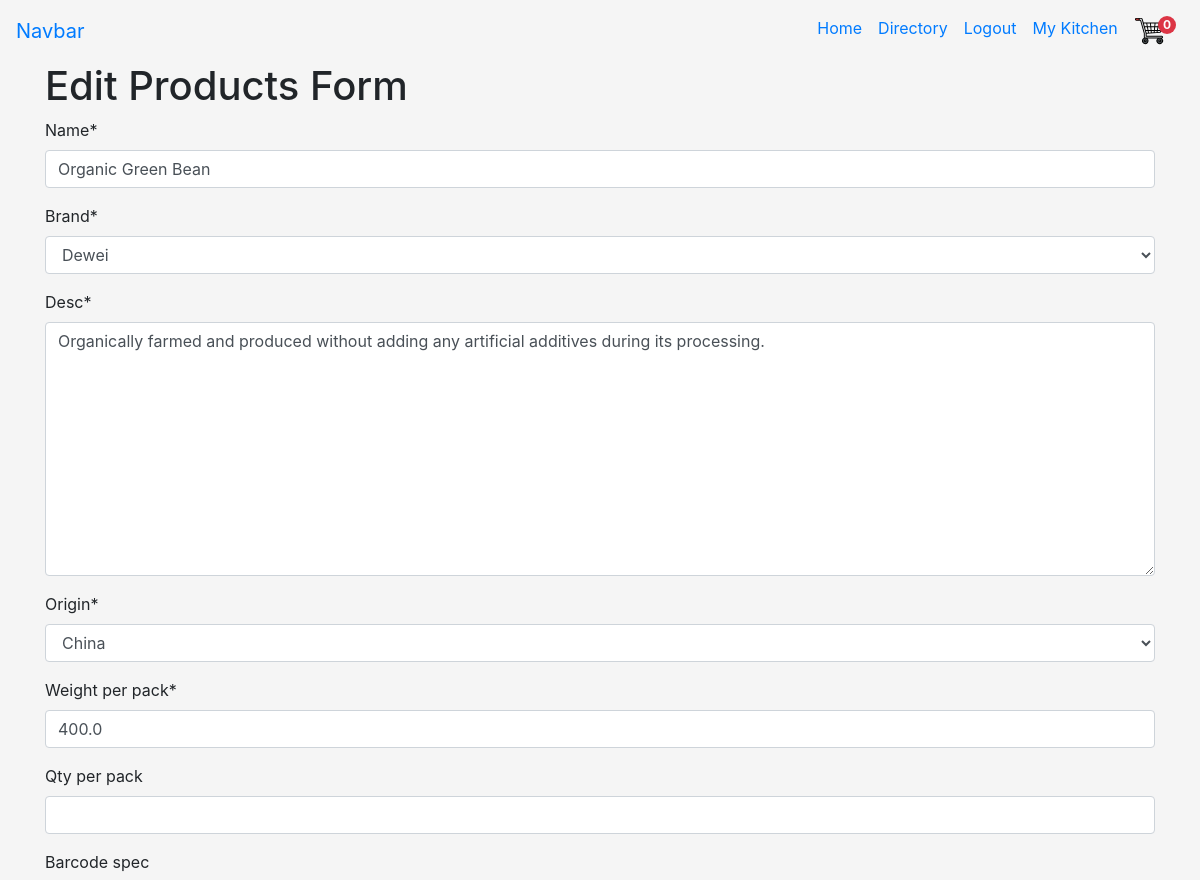
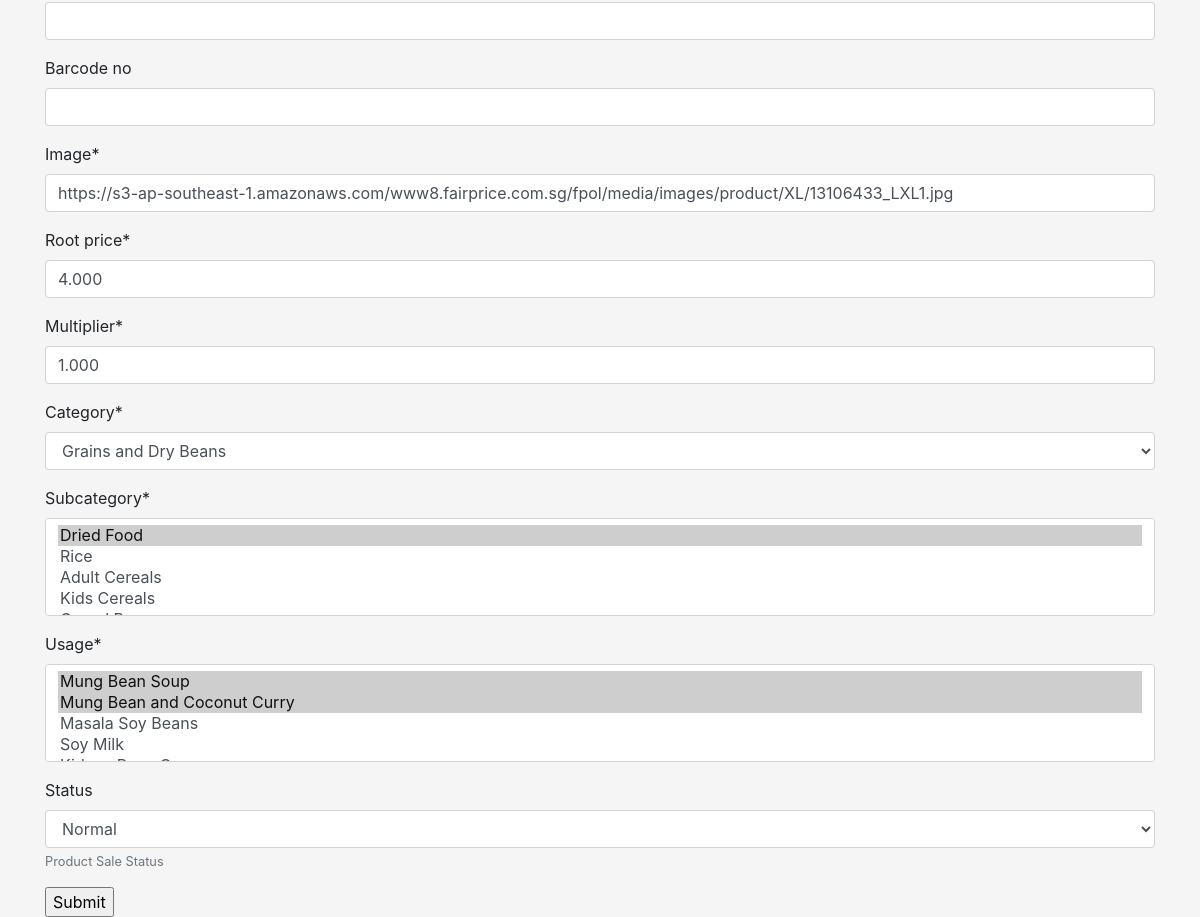
Screenshot of /products/update/1 (signed in) with the database file from the repository (2 pictures, top to bottom).
### products/models.py (models this page shows, shortened)
class Product(models.Model):
    name = models.CharField(blank=False, max_length=50)
    brand = models.ForeignKey('Brand', on_delete=models.CASCADE)
    desc = models.TextField(blank=False, max_length=500)
    origin = models.ForeignKey('Country', on_delete=models.CASCADE)
    weight_per_pack = models.FloatField(blank=False)
    qty_per_pack = models.IntegerField(blank=True, null=True)
    barcode_spec = models.CharField(blank=True, max_length=3)
    barcode_no = models.BigIntegerField(blank=True, null=True)
    image = models.URLField(blank=False)
    root_price = models.DecimalField(max_digits=10, decimal_places=3,
                                     blank=False)
    multiplier = models.DecimalField(max_digits=5, decimal_places=3,
                                     blank=False, default=1.00)
    category = models.ForeignKey('Category', on_delete=models.CASCADE)
    subcategory = models.ManyToManyField(Subcategory)
    usage = models.ManyToManyField('Usage')
    editor = models.ForeignKey(User, on_delete=models.SET_NULL, null=True)
    date_edited = models.DateTimeField(auto_now_add=True, blank=True)
    SALE_STATUS = (
        ('b', 'Best Sellers'),
        ('d', 'Bulk Discount'),
        ('n', 'Normal'),
        ('o', 'On Offer')
    )
    status = models.CharField(
        max_length=1,
        choices=SALE_STATUS,
        blank=True,
        default='n',
        help_text='Product Sale Status',
    )

class Brand(models.Model):
    name = models.CharField(blank=False, max_length=50)
    def __str__(self):
        return self.name

### products/views.py (the view)
# urls.py: path('update/<int:product_id>', products.views.update_product,
@login_required
@permission_required('products.change_product')
def update_product(request, product_id):
    product_to_update = get_object_or_404(Product, pk=product_id)
    if request.method == 'POST':
        update_form = ProductForm(request.POST, instance=product_to_update)
        if update_form.is_valid():
            edited_product = update_form.save(commit=False)
            edited_product.editor = request.user
            edited_product.date_edited = datetime.datetime.now()
            edited_product.save()
            messages.success(
                request,
                f"Product {update_form.data['name']}"
                f" has been updated in the system, on"
                f" {edited_product.date_edited.strftime('%b %d, %Y, %H:%M:%S')}")
            return redirect(reverse(index))
        else:
            return render(request, 'products/update_product.template.html', {
                      'form': update_form
                      })
    else:
        update_form = ProductForm(instance=product_to_update)
        return render(request, 'products/update_product.template.html', {
                      'form': update_form
                      })

### products/forms.py
class ProductForm(forms.ModelForm):
    class Meta:
        model = Product
        fields = ('name', 'brand', 'desc', 'origin', 'weight_per_pack',
                  'qty_per_pack', 'barcode_spec', 'barcode_no', 'image',
                  'root_price', 'multiplier', 'category', 'subcategory',
                  'usage', 'status')
        widgets = {
            'editor': forms.HiddenInput(),
            'date_edited': forms.HiddenInput()
        }

### cart/contexts.py (called while the page is built)
def cart_contents(request):
    cart = request.session.get("shopping_cart", {})
    return {
        'shopping_cart': cart,
        'item_count': len(cart)
}

### products/models.py (called while the page is built)
    def __str__(self):
        return self.name

    def __str__(self):
        return self.name

    def __str__(self):
        return self.name

    def __str__(self):
        return self.name

### products/templates/products/update_product.template.html (shortened to what this page needs)
{% extends 'base.template.html' %}
{%load crispy_forms_tags %}
{%load static%}
{%block content%}
    <h1>Edit Products Form</h1>
    <form method="POST">
    {{ form|crispy}}
    <input type="submit"/>
    </form>
  {% endblock %}

### static/css/styles.css (style rules this page uses)
body { background-color: whitesmoke; }

### rows the page displays
Product: name "Organic Green Bean", brand "Dewei", desc "Organically farmed and produced without adding any artificial additives during its processing.", origin "China", weight_per_pack "400.0", image "https://s3-ap-southeast-1.amazonaws.com/www8.fairprice.com.sg/fpol/media/images/product/XL/13106433_LXL1.jpg", root_price "4.000", multiplier "1.000", category "Grains and Dry Beans", status "Normal"

### other values shown
{{ item_count }} "0"
